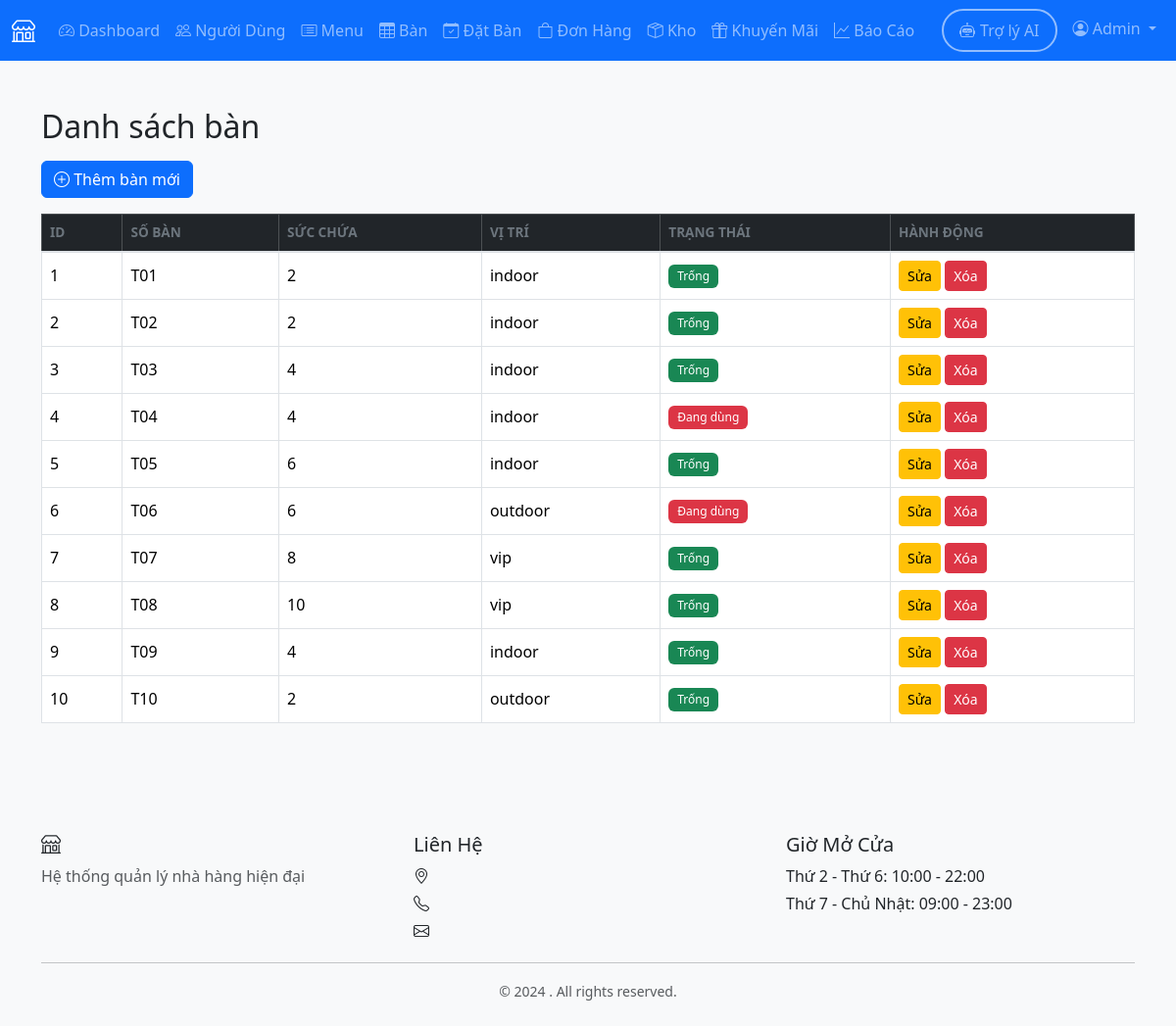
Screenshot of /admin/tables (signed in) with the database file from the repository.
### models.py (models this page shows, shortened)
class User(UserMixin, db.Model):
    __tablename__ = 'users'
    user_id = db.Column(db.Integer, primary_key=True)
    name = db.Column(db.String(100), nullable=False)
    email = db.Column(db.String(120), unique=True, nullable=False)
    password_hash = db.Column(db.String(255), nullable=False)
    phone = db.Column(db.String(20))
    role = db.Column(db.String(20), nullable=False, default='customer')
    employee_type = db.Column(db.String(50))
    created_at = db.Column(db.DateTime, default=datetime.utcnow)
    active = db.Column(db.Boolean, default=True)
    health_check_date = db.Column(db.Date, nullable=True)
    reservations = db.relationship('Reservation', backref='customer', lazy=True)
    orders = db.relationship('Order', foreign_keys='Order.customer_id', backref='customer', lazy=True)
    feedbacks = db.relationship('Feedback', backref='customer', lazy=True)

class Table(db.Model):
    __tablename__ = 'tables'
    table_id = db.Column(db.Integer, primary_key=True)
    table_number = db.Column(db.String(10), unique=True, nullable=False)
    capacity = db.Column(db.Integer, nullable=False)
    status = db.Column(db.String(20), default='available')  # available, occupied, reserved
    location = db.Column(db.String(50))  # indoor, outdoor, vip
    reservations = db.relationship('Reservation', backref='table', lazy=True)
    orders = db.relationship('Order', backref='table', lazy=True)

### routes/admin.py (the view)
@bp.route('/tables')
@login_required
@admin_required
def tables():
    tables = Table.query.order_by(Table.table_number).all()
    return render_template('admin/tables.html', tables=tables)

### routes/admin.py (called while the page is built)
def admin_required(f):
    from functools import wraps
    @wraps(f)
    def decorated_function(*args, **kwargs):
        if not current_user.is_authenticated or current_user.role != 'admin':
            flash('Bạn không có quyền truy cập trang này.', 'danger')
            return redirect(url_for('auth.login'))
        return f(*args, **kwargs)
    return decorated_function

### templates/admin/tables.html
{% extends "base.html" %}
{% block content %}
<div class="container mt-4">
    <h2 class="mb-3">Danh sách bàn</h2>
    <a href="{{ url_for('admin.add_table') }}" class="btn btn-primary mb-3">
        <i class="bi bi-plus-circle"></i> Thêm bàn mới
    </a>
    <table class="table table-bordered table-hover align-middle">
        <thead class="table-dark">
            <tr>
                <th>ID</th>
                <th>SỐ BÀN</th>
                <th>SỨC CHỨA</th>
                <th>VỊ TRÍ</th>
                <th>TRẠNG THÁI</th>
                <th>HÀNH ĐỘNG</th>
            </tr>
        </thead>
        <tbody>
            {% for table in tables %}
            <tr>
                <td>{{ table.table_id }}</td>
                <td>{{ table.table_number }}</td>
                <td>{{ table.capacity }}</td>
                <td>{{ table.location }}</td>
                <td>
                    {% if table.status == 'available' %}
                    <span class="badge bg-success">Trống</span>
                    {% elif table.status == 'occupied' %}
                    <span class="badge bg-danger">Đang dùng</span>
                    {% elif table.status == 'reserved' %}
                    <span class="badge bg-warning text-dark">Đặt trước</span>
                    {% endif %}
                </td>
                <td>
                    <a href="{{ url_for('admin.edit_table', table_id=table.table_id) }}"
                        class="btn btn-sm btn-warning">Sửa</a>
                    <form action="{{ url_for('admin.delete_table', table_id=table.table_id) }}" method="POST"
                        class="d-inline" onsubmit="return confirm('Bạn có chắc chắn muốn xóa bàn này không?');">
                        <button type="submit" class="btn btn-sm btn-danger">Xóa</button>
                    </form>
                </td>
            </tr>
            {% else %}
            <tr>
                <td colspan="6" class="text-center">Không có bàn nào trong hệ thống.</td>
            </tr>
            {% endfor %}
        </tbody>
    </table>
</div>
{% endblock %}

### templates/base.html (shortened to what this page needs)
<!DOCTYPE html>
<html lang="vi">
<head>
    <link href="https://cdn.jsdelivr.net/npm/bootstrap@5.3.2/dist/css/bootstrap.min.css" rel="stylesheet">
    <link rel="stylesheet" href="https://cdn.jsdelivr.net/npm/bootstrap-icons@1.11.1/font/bootstrap-icons.css">
    <link rel="stylesheet" href="{{ url_for('static', filename='css/style.css') }}">
</head>
<body>
    {% if current_user.is_authenticated %}
    <nav class="navbar navbar-expand-lg navbar-dark bg-primary">
        <div class="container-fluid">
            <a class="navbar-brand" href="{{ url_for('index') }}">
                <i class="bi bi-shop"></i> {{ restaurant_name }}
            </a>
            <div class="collapse navbar-collapse" id="navbarNav">
                <ul class="navbar-nav me-auto">
                    {% if current_user.role == 'customer' %}
                        <li class="nav-item">
                            <a class="nav-link" href="{{ url_for('customer.dashboard') }}">
                                <i class="bi bi-house"></i> Dashboard
                            </a>
                        </li>
                        <li class="nav-item">
                            <a class="nav-link" href="{{ url_for('customer.menu') }}">
                                <i class="bi bi-card-list"></i> Menu
                            </a>
                        </li>
                        <li class="nav-item">
                            <a class="nav-link" href="{{ url_for('customer.reservation') }}">
                                <i class="bi bi-calendar-check"></i> Đặt Bàn
                            </a>
                        </li>
                        <li class="nav-item">
                            <a class="nav-link" href="{{ url_for('customer.my_orders') }}">
                                <i class="bi bi-bag"></i> Đơn Hàng
                            </a>
                        </li>
                        <li class="nav-item">
                            <a class="nav-link" href="{{ url_for('customer.promotions') }}">
                                <i class="bi bi-gift"></i> Khuyến Mãi
                            </a>
                        </li>
                    {% elif current_user.role == 'admin' %}
                        <li class="nav-item">
                            <a class="nav-link" href="{{ url_for('admin.dashboard') }}">
                                <i class="bi bi-speedometer2"></i> Dashboard
                            </a>
                        </li>
                        <li class="nav-item">
                            <a class="nav-link" href="{{ url_for('admin.users') }}">
                                <i class="bi bi-people"></i> Người Dùng
                            </a>
                        </li>
                        <li class="nav-item">
                            <a class="nav-link" href="{{ url_for('admin.menu') }}">
                                <i class="bi bi-card-list"></i> Menu
                            </a>
                        </li>
                        <li class="nav-item">
                            <a class="nav-link" href="{{ url_for('admin.tables') }}">
                                <i class="bi bi-table"></i> Bàn
                            </a>
                        </li>
                        <li class="nav-item">
                            <a class="nav-link" href="{{ url_for('admin.reservations') }}">
                                <i class="bi bi-calendar-check"></i> Đặt Bàn
                            </a>
                        </li>
                        <li class="nav-item">
                            <a class="nav-link" href="{{ url_for('admin.orders') }}">
                                <i class="bi bi-bag"></i> Đơn Hàng
                            </a>
                        </li>
                        <li class="nav-item">
                            <a class="nav-link" href="{{ url_for('admin.inventory') }}">
                                <i class="bi bi-box-seam"></i> Kho
                            </a>
                        </li>
                        <li class="nav-item">
                            <a class="nav-link" href="{{ url_for('admin.promotions') }}">
                                <i class="bi bi-gift"></i> Khuyến Mãi
                            </a>
                        </li>
                        <li class="nav-item">
                            <a class="nav-link" href="{{ url_for('admin.reports') }}">
                                <i class="bi bi-graph-up"></i> Báo Cáo
                            </a>
                        </li>
                    {% endif %}
                </ul>
                <ul class="navbar-nav">
                    <li class="nav-item">
                        <a class="nav-link btn btn-outline-primary rounded-pill px-3 me-2"
                           href="{{ url_for('chatbot.index') }}"
                           style="border: 2px solid; display: flex; align-items: center; gap: 5px;">
                            <i class="bi bi-robot"></i>
                            <span class="d-none d-lg-inline">Trợ lý AI</span>
                        </a>
                    </li>
                    <li class="nav-item dropdown">
                        <a class="nav-link dropdown-toggle" href="#" id="navbarDropdown" role="button" data-bs-toggle="dropdown">
                            <i class="bi bi-person-circle"></i> {{ current_user.name }}
                        </a>
                    </li>
                </ul>
            </div>
        </div>
    </nav>
    {% endif %}
    <main class="{% if current_user.is_authenticated %}py-4{% endif %}">
        {% block content %}{% endblock %}
    </main>
    {% if current_user.is_authenticated %}
    <footer class="bg-light mt-5 py-4">
        <div class="container">
            <div class="row">
                <div class="col-md-4">
                    <h5><i class="bi bi-shop"></i> {{ restaurant_name }}</h5>
                    <p class="text-muted">Hệ thống quản lý nhà hàng hiện đại</p>
                </div>
                <div class="col-md-4">
                    <h5>Liên Hệ</h5>
                    <p class="mb-1"><i class="bi bi-geo-alt"></i> {{ restaurant_address }}</p>
                    <p class="mb-1"><i class="bi bi-telephone"></i> {{ restaurant_phone }}</p>
                    <p class="mb-1"><i class="bi bi-envelope"></i> {{ restaurant_email }}</p>
                </div>
                <div class="col-md-4">
                    <h5>Giờ Mở Cửa</h5>
                    <p class="mb-1">Thứ 2 - Thứ 6: 10:00 - 22:00</p>
                    <p class="mb-1">Thứ 7 - Chủ Nhật: 09:00 - 23:00</p>
                </div>
            </div>
            <hr>
            <div class="text-center text-muted">
                <small>&copy; 2024 {{ restaurant_name }}. All rights reserved.</small>
            </div>
        </div>
    </footer>
    {% endif %}
</body>
</html>

### static/css/style.css (style rules this page uses)
:root { --primary-color: #0d6efd; --success-color: #198754; --warning-color: #ffc107; --danger-color: #dc3545; --info-color: #0dcaf0; }
body { font-family: 'Segoe UI', Tahoma, Geneva, Verdana, sans-serif; background-color: #f8f9fa; }
.navbar-brand { font-weight: 600; font-size: 1.5rem; }
.btn { transition: all 0.3s ease; }
.badge { font-weight: 500; padding: 0.5em 0.75em; }
.table { background-color: white; }
.table thead th { border-bottom: 2px solid #dee2e6; font-weight: 600; text-transform: uppercase; font-size: 0.85rem; color: #6c757d; }
.table tbody tr { transition: background-color 0.2s ease; }
footer { margin-top: auto; }

### rows the page displays
User: name "Admin"
Table: table_id "1", table_number "T01", capacity "2", location "indoor", status "Trống"
Table: table_id "2", table_number "T02", capacity "2", location "indoor", status "Trống"
Table: table_id "3", table_number "T03", capacity "4", location "indoor", status "Trống"
Table: table_id "4", table_number "T04", capacity "4", location "indoor", status "Đang dùng"
Table: table_id "5", table_number "T05", capacity "6", location "indoor", status "Trống"
Table: table_id "6", table_number "T06", capacity "6", location "outdoor", status "Đang dùng"
Table: table_id "7", table_number "T07", capacity "8", location "vip", status "Trống"
Table: table_id "8", table_number "T08", capacity "10", location "vip", status "Trống"
Table: table_id "9", table_number "T09", capacity "4", location "indoor", status "Trống"
Table: table_id "10", table_number "T10", capacity "2", location "outdoor", status "Trống"
